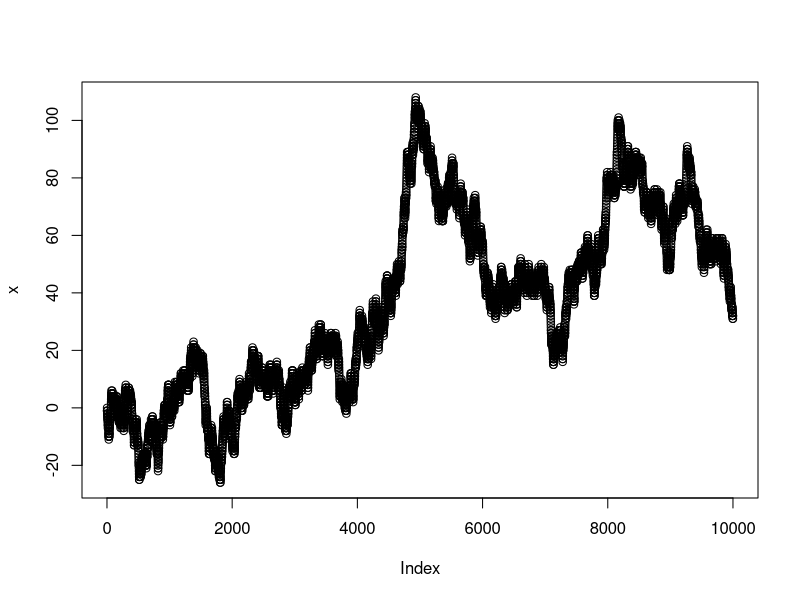

The R script that drew this image:
## R
## Do stworzenia wykresów wykorzystaj kolejno każde z trzech poniższych ustawień ziarna
set.seed(1)
##set.seed(100)
##set.seed(30)

N <- 10000
x <- cumsum(sample(c(-1, 1), N, TRUE))
plot(x)

## R
require(data.table)
cor(x, shift(x), use = "complete.obs")

##R
cor (diff (x), shift (diff (x)), use = "complete.obs") 

